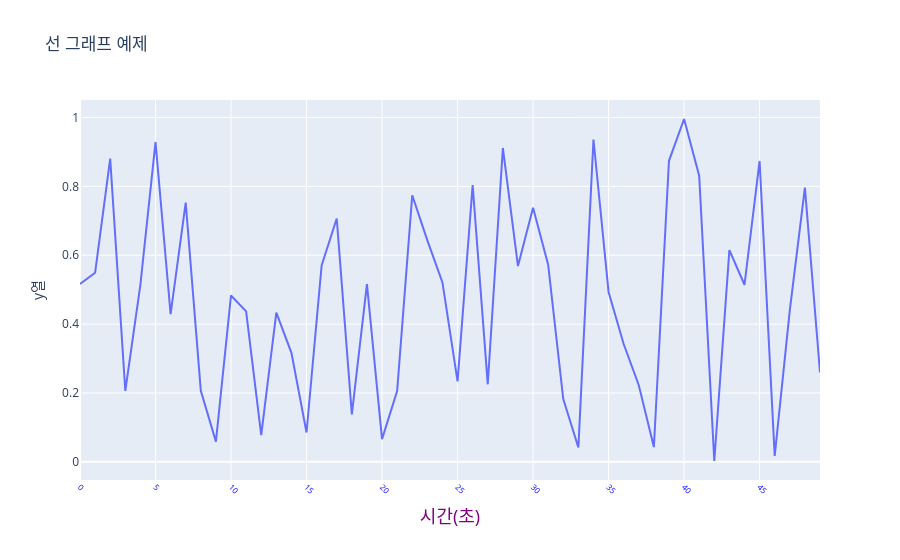

Write notebook code for a chart like this one.
### Code cell
import plotly.express as px
import pandas as pd
import numpy as np

df = pd.DataFrame({
    "x열" : np.arange(50),   # arange() -> 범위 지정 (0부터 50까지 x좌표값을 쓰겠다.)
    "y열" : np.random.rand(50),
})

fig = px.line(
    df,
    x = "x열",
    y = "y열",
    title = "선 그래프 예제",
)

fig.update_xaxes(
    title = "시간(초)",
    # title_font = {
    #     "size" : 18,
    #     "color" : "purple"
    # }
    title_font = dict(size = 18, color = "purple"),
    tickangle = 45,   # 단위의 각도
    # tickfont = {
    #     "size" : 8
    # },
    tickfont = dict(size = 8, color = "#00F"),
    dtick = 5     # 단위 사이의 거리(dtick = 5 = > 0,5,10)
)

fig.show()

### Figure 1 — Plotly figure (JSON) as saved in the notebook; plotly's stock layout.template omitted (floating-point values rounded to 4 significant figures)
{"data": [{"hovertemplate": "x열=%{x}<br>y열=%{y}<extra></extra>", "legendgroup": "", "line": {"color": "#636efa", "dash": "solid"}, "marker": {"symbol": "circle"}, "mode": "lines", "name": "", "orientation": "v", "showlegend": false, "type": "scatter", "x": [0, 1, 2, 3, 4, 5, 6, 7, 8, 9, 10, 11, 12, 13, 14, 15, 16, 17, 18, 19, 20, 21, 22, 23, 24, 25, 26, 27, 28, 29, 30, 31, 32, 33, 34, 35, 36, 37, 38, 39, 40, 41, 42, 43, 44, 45, 46, 47, 48, 49], "xaxis": "x", "y": [0.5163, 0.5491, 0.8806, 0.2061, 0.5149, 0.9287, 0.429, 0.7528, 0.2063, 0.05877, 0.4833, 0.4369, 0.07731, 0.4336, 0.3167, 0.08512, 0.5703, 0.7066, 0.1378, 0.5164, 0.06595, 0.2058, 0.7744, 0.643, 0.521, 0.2337, 0.8036, 0.2252, 0.9115, 0.5687, 0.738, 0.5726, 0.1822, 0.04163, 0.9362, 0.4934, 0.3421, 0.2224, 0.04283, 0.8743, 0.9957, 0.8309, 0.002436, 0.6149, 0.5142, 0.8738, 0.01721, 0.4397, 0.7965, 0.2594], "yaxis": "y"}], "layout": {"legend": {"tracegroupgap": 0}, "title": {"text": "선 그래프 예제"}, "xaxis": {"anchor": "y", "domain": [0, 1], "dtick": 5, "tickangle": 45, "tickfont": {"color": "#00F", "size": 8}, "title": {"font": {"color": "purple", "size": 18}, "text": "시간(초)"}}, "yaxis": {"anchor": "x", "domain": [0, 1], "title": {"text": "y열"}}}}
